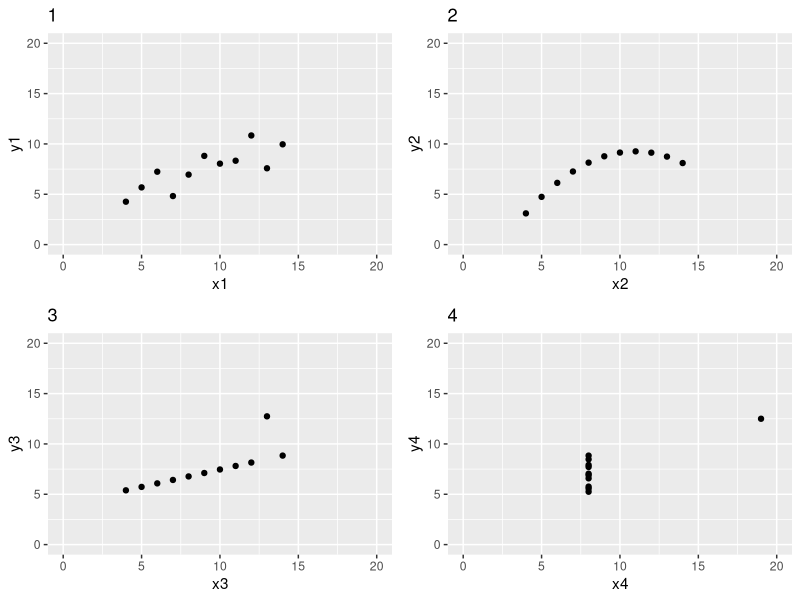

The R source for this figure:
data1 <- anscombe
library(ggplot2)
library(dplyr)


one <- ggplot(data1, aes(x=x1,y=y1))  +
         geom_point() + labs(title = "1") + xlim(0,20) + ylim(0,20)

two <- ggplot(data1, aes(x=x2,y=y2))  +
         geom_point() + labs(title = "2") + xlim(0,20) + ylim(0,20)

three <- ggplot(data1, aes(x=x3,y=y3))  +
         geom_point() + labs(title = "3") + xlim(0,20) + ylim(0,20)

four <- ggplot(data1, aes(x=x4,y=y4))  +
         geom_point() + labs(title = "4") + xlim(0,20) + ylim(0,20)

library(cowplot)
plot_grid(one,two,three,four)

## all 4 of these datasets are different to visualise but,
## have the same mean, sd, same number of points and same correlation

# this entire datasets makes clear the importance to visually inscept data
# even when COR / mean look same